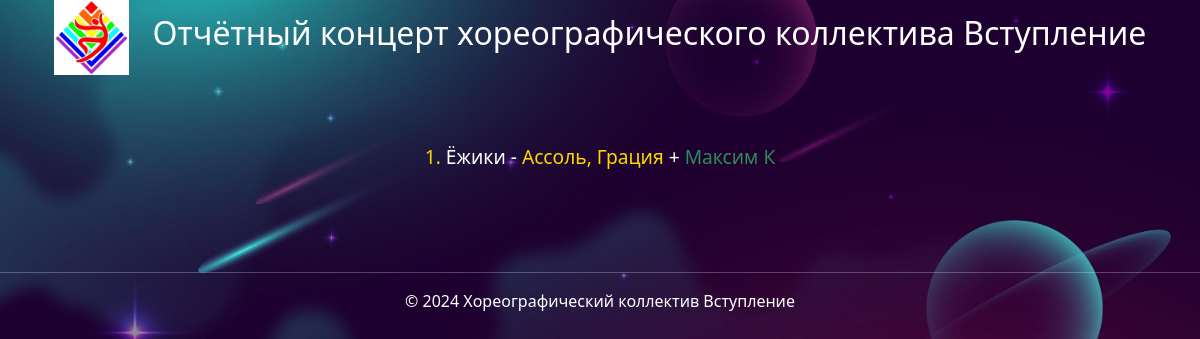
Before: / with the older database file.
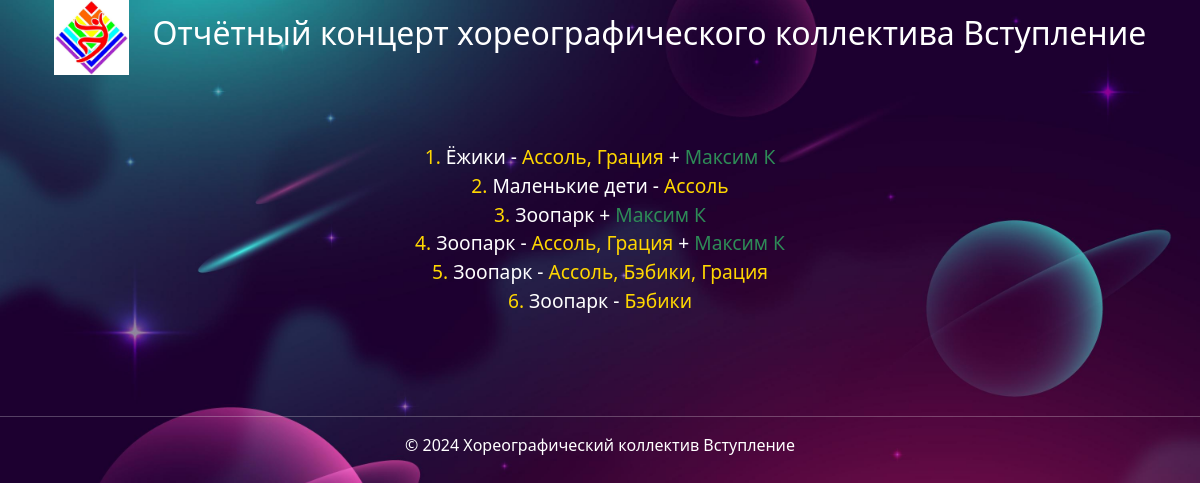
After: the same page with the newer database file.
### schedule/models.py (models this page shows, shortened)
class Schedules(models.Model):
    ORDER_CHOICES = [(i, str(i)) for i in range(1, 100)]  # Предопределенные значения для номера по порядку
    number = models.IntegerField(choices=ORDER_CHOICES, verbose_name=_('Номер по порядку'))
    performance = models.ForeignKey(Performances, on_delete=models.CASCADE, verbose_name=_('Выступление'))
    solist = models.ManyToManyField(Soloists, related_name='schedules', blank=True, verbose_name=_('Солисты'))
    group = models.ManyToManyField(Group, related_name='schedules', blank=True, verbose_name=_('Группы'))
    is_published = models.BooleanField(default=True, verbose_name=_('Опубликовано'))
    class Meta:
        verbose_name = _('Расписание')
        verbose_name_plural = _('Расписания')
        ordering = ['number']

class Performances(models.Model):
    title = models.CharField(max_length=255, verbose_name=_('Название выступления'))
    class Meta:
        verbose_name = _('Выступление')
        verbose_name_plural = _('Выступления')
        ordering = ['title']

class Group(models.Model):
    name = models.CharField(max_length=255, verbose_name=_('Название группы'))
    def __str__(self):
        return self.name
    class Meta:
        verbose_name = _('Группа')
        verbose_name_plural = _('Группы')
        ordering = ['name']

class Soloists(models.Model):
    name = models.CharField(max_length=255, verbose_name=_('Имя солиста'))
    def __str__(self):
        return self.name
    class Meta:
        verbose_name = _('Солист')
        verbose_name_plural = _('Солисты')
        ordering = ['name']

### schedule/views.py (the view)
# urls.py: path('', views.schedule_list, name='schedule'),
def schedule_list(request):
    schedules = Schedules.objects.all()
    context = {'schedules': schedules}
    return render(request, 'pages/schedule.html', context)

### templates/pages/schedule.html
{% extends "base.html" %}
{% block content %}
  <div style="text-align: center; padding: 20px; color: white;">
    <ul style="font-size: 1.2rem; list-style: none; padding: 0; margin: 0 auto; max-width: 100%;">
      {% for schedule in schedules %}
        <li style="color: white;">
          <span style="color: #ffd700;">{{ schedule.number }}.</span>  {{ schedule.performance.title }}
            {% if schedule.group.all %}
              -
              <span style="color: #ffd700;">{{ schedule.group.all|join:", " }}</span>
            {% endif %}
            {% if schedule.solist.all %}
              +
              <span style="color:  #2E8B57;">{{ schedule.solist.all|join:", " }}</span>
            {% endif %}
        </li>
      {% endfor %}
    </ul>
  </div>
{% endblock %}

### templates/base.html (shortened to what this page needs)
{% load static %}
{% load django_bootstrap5 %}
<!DOCTYPE html>
<html lang="ru">
<head>
    {% bootstrap_css %}
</head>
<body>
    {% include "includes/header.html" %}
    <main>
        <div class="container py-5">
            {% block content %}{% endblock %}
        </div>
    </main>
    {% include "includes/footer.html" %}
</body>
</html>

### templates/includes/header.html
{% load static %}
<!DOCTYPE html>
<html>
<head>
  <link rel="stylesheet" href="{% static 'css/styles.css' %}">
</head>
<body>
  <header>
    <div class="container">
      <div class="row align-items-center justify-content-center">
        <div class="col-auto">
          <img src="{% static 'img/logo.png' %}" width="75" height="75" class="d-inline-block align-top logo" alt="Логотип">
        </div>
        <div class="col-auto">
          <h2 class="text-center text-smoothing" style="font-smoothing: antialiased; text-rendering: optimizeLegibility; color: white;">
            Отчётный концерт хореографического коллектива <span> Вступление</span>
          </h2>
        </div>
      </div>
    </div>
  </header>
</body>
</html>

### templates/includes/footer.html
<footer class="text-center py-3">
  <hr style="border-color: white;">
  <p style="color: white;">© 2024 Хореографический коллектив Вступление</p>
</footer>

### static/css/styles.css (style rules this page uses)
.logo { animation: blink 4s infinite ease-in-out; }

Changed rows visible on the page:
added Schedules: number "2", performance "Маленькие дети", group.all "Ассоль"
added Schedules: number "3", performance "Зоопарк", solist.all "Максим К"
added Schedules: number "4", performance "Зоопарк", group.all "Ассоль, Грация", solist.all "Максим К"
added Schedules: number "5", performance "Зоопарк", group.all "Ассоль, Бэбики, Грация"
added Schedules: number "6", performance "Зоопарк", group.all "Бэбики"
